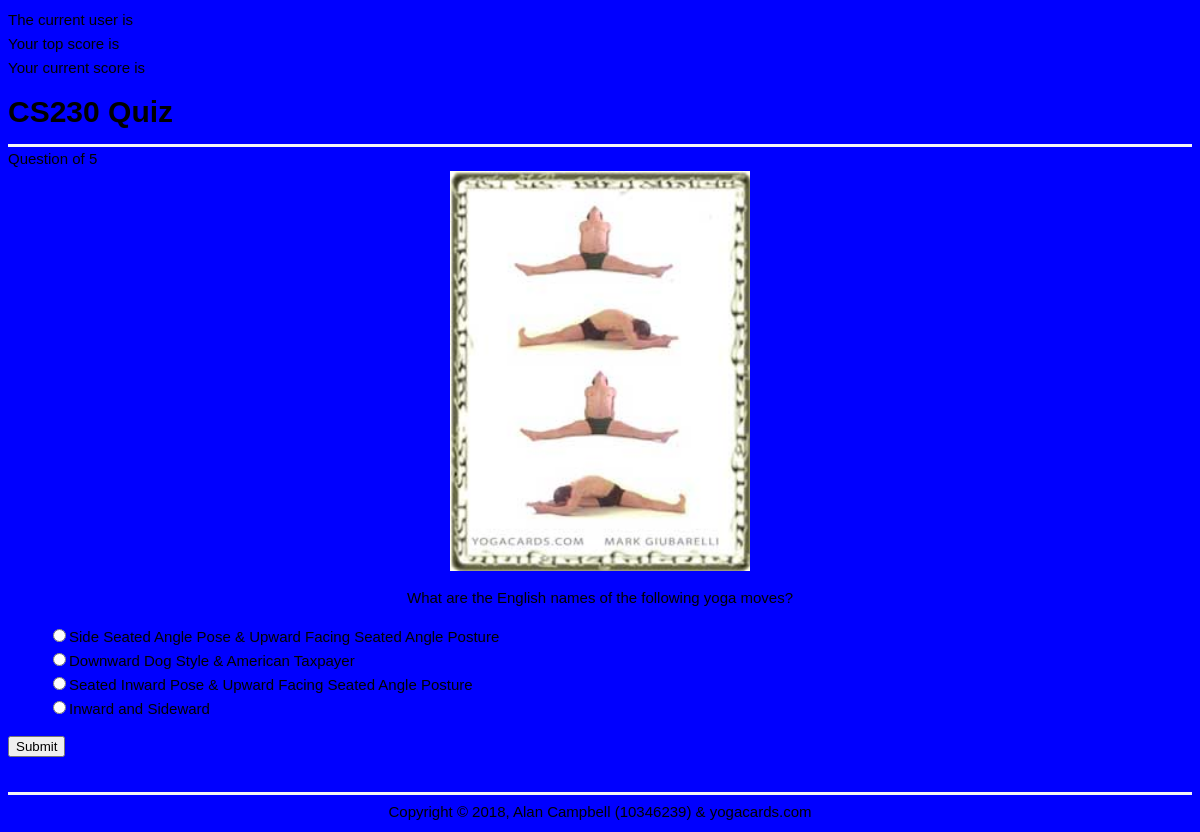
The page /question.php?n=1 on the database its author committed.
### tables this page shows
CREATE TABLE `questions` (
  `question_number` int(11) NOT NULL,
  `text` text NOT NULL
);

CREATE TABLE `choices` (
  `ID` int(11) NOT NULL,
  `question_number` int(11) NOT NULL,
  `is_correct` tinyint(1) NOT NULL DEFAULT '0',
  `text` text NOT NULL
);

### question.php (the view, shortened to what this page needs)
<?php include 'database.php'; ?>
<?php
echo "Your top score is " . $_SESSION['userScore']; echo '<br>';
echo "Your current score is " . $_SESSION['score']; echo '<br>';
	$number = (int)$_GET['n'];
	$query = "SELECT * FROM `questions`
				WHERE question_number = $number";
	$result = $mysqli->query($query) or die($mysqli->error.__LINE__);
	$question = $result->fetch_assoc();
	$query = "SELECT * FROM `choices`
				WHERE question_number = $number";
	$choices = $mysqli->query($query) or die($mysqli->error.__LINE__);
?>
<!DOCTYPE html>
<html>
	<head>
		<link rel="stylesheet" type="text/css" href="css/style.css">
	</head>
<body>
	<header>
		<div class="container">
			<h1>CS230 Quiz</h1>
		</div>
	</header>
	<main>
		<div class="container">
			<div class="current">Question <?php echo $_SESSION['questionsAnswered'] ?> of 5</div>
			<?php
			$type = $_REQUEST['n'];
    		if($type == "1")
    		{
      			$imag = "img/yoga1.jpg";
    		}
			?>
			<div align="center">
			<img src="<?php echo $imag; ?>" width="300" height="400">
			</div>
			<p class="question" align="center">
				<?php echo $question['text']; ?>
			</p>
			<form method="post" action="process.php">
				<ul class="choices">
					<?php while($row = $choices->fetch_assoc()): ?>
						<li><input type="radio" name="choice" value="<?php echo $row['ID']; ?>" /><?php echo $row['text']; ?></li>
					<?php endwhile; ?>
				</ul>
				<input type="submit" value="Submit" />
			</form>
		</div>
	</main>
	<footer>
		<div class="container">
			Copyright &copy; 2018, Alan Campbell (10346239) & yogacards.com
		</div>
	</footer>
</body>
</html>

### css/style.css (style rules this page uses)
body { font-family: arial; font-size: 15px; line-height: 1.6em; background-color: blue; }
li { list-style: none; }
.container { width: 60% margin: 0 auto; overflow: auto; }
header { border-bottom: 3px #f4f4f4 solid; }
footer { border-top: 3px #f4f4f4 solid; text-align: center; padding-top: 5px; }
main { padding-bottom: 20px; }

### rows shown on the page
questions: text "What are the English names of the following yoga moves?"
choices: text "Side Seated Angle Pose & Upward Facing Seated Angle Posture"
choices: text "Downward Dog Style & American Taxpayer"
choices: text "Seated Inward Pose & Upward Facing Seated Angle Posture"
choices: text "Inward and Sideward"
